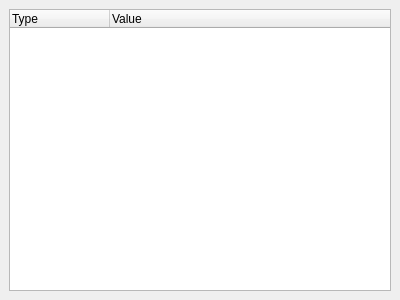
<ui version="4.0" >
 <author></author>
 <comment></comment>
 <exportmacro></exportmacro>
 <class>WndStats</class>
 <widget class="QWidget" name="WndStats" >
  <property name="geometry" >
   <rect>
    <x>0</x>
    <y>0</y>
    <width>400</width>
    <height>300</height>
   </rect>
  </property>
  <property name="windowTitle" >
   <string>Statistics</string>
  </property>
  <property name="windowIcon" >
   <iconset resource="../../../pixmaps/pixmaps.qrc" >:/pixmaps/stats.png</iconset>
  </property>
  <layout class="QVBoxLayout" >
   <property name="margin" >
    <number>9</number>
   </property>
   <property name="spacing" >
    <number>6</number>
   </property>
   <item>
    <widget class="QTreeWidget" name="treeStats" >
     <property name="rootIsDecorated" >
      <bool>false</bool>
     </property>
     <property name="itemsExpandable" >
      <bool>false</bool>
     </property>
     <property name="columnCount" >
      <number>2</number>
     </property>
     <column>
      <property name="text" >
       <string>Type</string>
      </property>
     </column>
     <column>
      <property name="text" >
       <string>Value</string>
      </property>
     </column>
    </widget>
   </item>
  </layout>
 </widget>
 <pixmapfunction></pixmapfunction>
 <resources>
  <include location="../../../pixmaps/pixmaps.qrc" />
 </resources>
 <connections/>
</ui>
